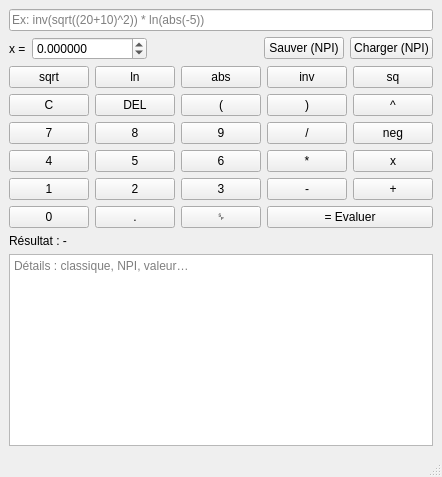
<?xml version="1.0" encoding="UTF-8"?>
<ui version="4.0">
 <class>MainWindow</class>
 <widget class="QMainWindow" name="MainWindow">
  <property name="windowTitle">
   <string>Calculatrice d'expressions</string>
  </property>
  <widget class="QWidget" name="centralwidget">
   <layout class="QVBoxLayout" name="verticalLayout">

    <item>
     <widget class="QLineEdit" name="leExpr">
      <property name="placeholderText">
       <string>Ex: inv(sqrt((20+10)^2)) * ln(abs(-5))</string>
      </property>
      <property name="minimumHeight">
       <number>40</number>
      </property>
     </widget>
    </item>

    <item>
     <layout class="QHBoxLayout" name="topRow">
      <item>
       <widget class="QLabel" name="lblX">
        <property name="text">
         <string>x =</string>
        </property>
       </widget>
      </item>
      <item>
       <widget class="QDoubleSpinBox" name="sbX">
        <property name="minimum">
         <double>-1000000.000000000000000</double>
        </property>
        <property name="maximum">
         <double>1000000.000000000000000</double>
        </property>
        <property name="decimals">
         <number>6</number>
        </property>
        <property name="value">
         <double>0.000000000000000</double>
        </property>
       </widget>
      </item>
      <item>
       <spacer name="horizontalSpacer">
        <property name="orientation">
         <enum>Qt::Horizontal</enum>
        </property>
        <property name="sizeHint" stdset="0">
         <size>
          <width>40</width>
          <height>20</height>
         </size>
        </property>
       </spacer>
      </item>
      <item>
       <widget class="QPushButton" name="btnSave">
        <property name="text">
         <string>Sauver (NPI)</string>
        </property>
       </widget>
      </item>
      <item>
       <widget class="QPushButton" name="btnLoad">
        <property name="text">
         <string>Charger (NPI)</string>
        </property>
       </widget>
      </item>
     </layout>
    </item>

    <item>
     <layout class="QGridLayout" name="gridButtons">

      <!-- Fonctions -->
      <item row="0" column="0"><widget class="QPushButton" name="btnSqrt"><property name="text"><string>sqrt</string></property></widget></item>
      <item row="0" column="1"><widget class="QPushButton" name="btnLn"><property name="text"><string>ln</string></property></widget></item>
      <item row="0" column="2"><widget class="QPushButton" name="btnAbs"><property name="text"><string>abs</string></property></widget></item>
      <item row="0" column="3"><widget class="QPushButton" name="btnInv"><property name="text"><string>inv</string></property></widget></item>
      <item row="0" column="4"><widget class="QPushButton" name="btnSq"><property name="text"><string>sq</string></property></widget></item>

      <!-- Edition -->
      <item row="1" column="0"><widget class="QPushButton" name="btnClear"><property name="text"><string>C</string></property></widget></item>
      <item row="1" column="1"><widget class="QPushButton" name="btnDel"><property name="text"><string>DEL</string></property></widget></item>
      <item row="1" column="2"><widget class="QPushButton" name="btnLPar"><property name="text"><string>(</string></property></widget></item>
      <item row="1" column="3"><widget class="QPushButton" name="btnRPar"><property name="text"><string>)</string></property></widget></item>
      <item row="1" column="4"><widget class="QPushButton" name="btnPow"><property name="text"><string>^</string></property></widget></item>

      <!-- Chiffres / ops -->
      <item row="2" column="0"><widget class="QPushButton" name="btn7"><property name="text"><string>7</string></property></widget></item>
      <item row="2" column="1"><widget class="QPushButton" name="btn8"><property name="text"><string>8</string></property></widget></item>
      <item row="2" column="2"><widget class="QPushButton" name="btn9"><property name="text"><string>9</string></property></widget></item>
      <item row="2" column="3"><widget class="QPushButton" name="btnDiv"><property name="text"><string>/</string></property></widget></item>
      <item row="2" column="4"><widget class="QPushButton" name="btnNeg"><property name="text"><string>neg</string></property></widget></item>

      <item row="3" column="0"><widget class="QPushButton" name="btn4"><property name="text"><string>4</string></property></widget></item>
      <item row="3" column="1"><widget class="QPushButton" name="btn5"><property name="text"><string>5</string></property></widget></item>
      <item row="3" column="2"><widget class="QPushButton" name="btn6"><property name="text"><string>6</string></property></widget></item>
      <item row="3" column="3"><widget class="QPushButton" name="btnMul"><property name="text"><string>*</string></property></widget></item>
      <item row="3" column="4"><widget class="QPushButton" name="btnX"><property name="text"><string>x</string></property></widget></item>

      <item row="4" column="0"><widget class="QPushButton" name="btn1"><property name="text"><string>1</string></property></widget></item>
      <item row="4" column="1"><widget class="QPushButton" name="btn2"><property name="text"><string>2</string></property></widget></item>
      <item row="4" column="2"><widget class="QPushButton" name="btn3"><property name="text"><string>3</string></property></widget></item>
      <item row="4" column="3"><widget class="QPushButton" name="btnMinus"><property name="text"><string>-</string></property></widget></item>
      <item row="4" column="4"><widget class="QPushButton" name="btnPlus"><property name="text"><string>+</string></property></widget></item>

      <item row="5" column="0"><widget class="QPushButton" name="btn0"><property name="text"><string>0</string></property></widget></item>
      <item row="5" column="1"><widget class="QPushButton" name="btnDot"><property name="text"><string>.</string></property></widget></item>
      <item row="5" column="2"><widget class="QPushButton" name="btnSpace"><property name="text"><string>␠</string></property></widget></item>
      <item row="5" column="3" colspan="2"><widget class="QPushButton" name="btnEval"><property name="text"><string>= Evaluer</string></property></widget></item>

     </layout>
    </item>

    <item>
     <widget class="QLabel" name="lblResult">
      <property name="text">
       <string>Résultat : -</string>
      </property>
      <property name="minimumHeight">
       <number>28</number>
      </property>
     </widget>
    </item>

    <item>
     <widget class="QPlainTextEdit" name="pteDetails">
      <property name="readOnly">
       <bool>true</bool>
      </property>
      <property name="placeholderText">
       <string>Détails : classique, NPI, valeur…</string>
      </property>
     </widget>
    </item>

   </layout>
  </widget>
  <widget class="QStatusBar" name="statusbar"/>
 </widget>
 <resources/>
 <connections/>
</ui>
